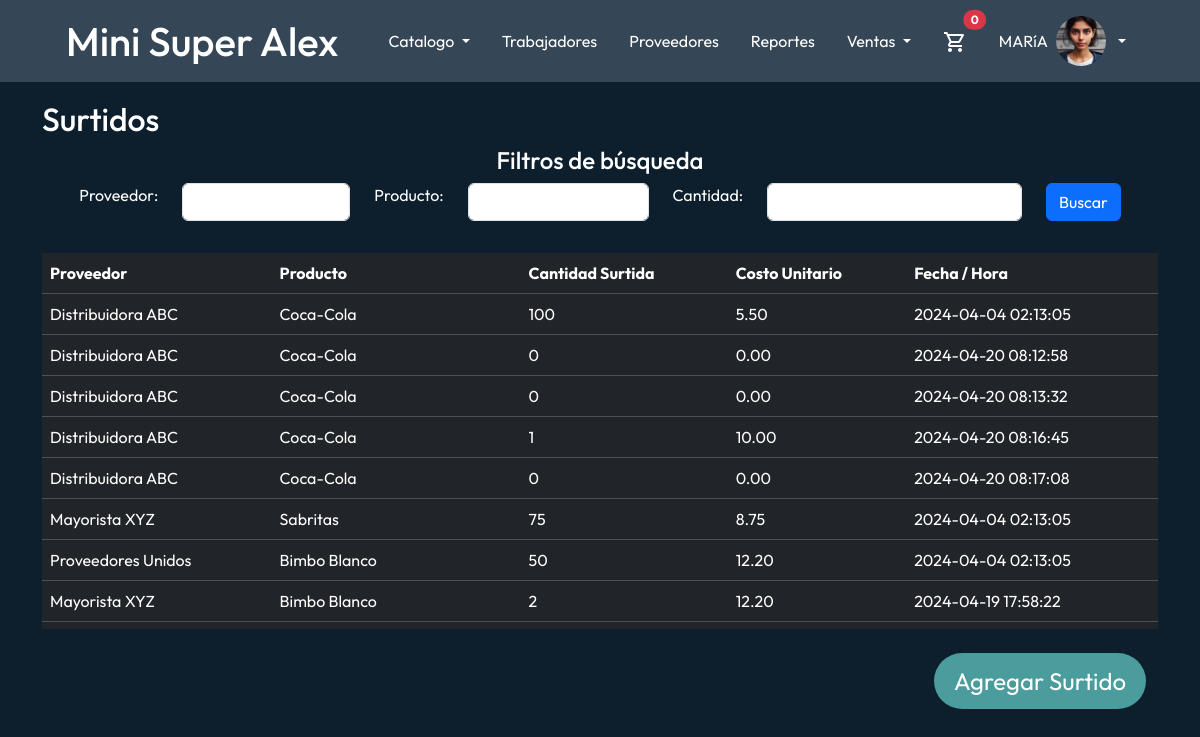
Screenshot of /Views/SurtidosView.php (signed in) with the database file from the repository.
### tables this page shows
CREATE TABLE `msa_surtidos` (
  `Fecha` datetime NOT NULL,
  `Cantidad_surtida` int NOT NULL,
  `Costo_unitario` decimal(4,2) NOT NULL,
  `MSA_PDO_ID` int NOT NULL,
  `MSA_PVR_ID` int NOT NULL
);

CREATE TABLE `msa_proveedores` (
  `ID` int NOT NULL,
  `Nombre` varchar(50) NOT NULL,
  `Telefono` varchar(12) NOT NULL,
  `Lapso_surte` varchar(20) NOT NULL
);

CREATE TABLE `msa_productos` (
  `ID` int NOT NULL,
  `Nombre_producto` varchar(50) NOT NULL,
  `Tipo` varchar(30) NOT NULL,
  `Cantidad_disponible` int NOT NULL DEFAULT '0',
  `Presentacion` varchar(50) NOT NULL,
  `Contenido` varchar(20) NOT NULL,
  `Marca` varchar(30) NOT NULL,
  `Fecha_caducidad` datetime DEFAULT CURRENT_TIMESTAMP,
  `Imagen` varchar(200) DEFAULT NULL
);

### Repository/queries.php (called while the page is built, shortened)
<?php
$db = new Repository\Connection();
$connection = $db->connect();
function getSurtidos($proveedor, $producto, $cantidad){
    global $connection;
    $sql = "SELECT pdo.Nombre_producto Producto, pvr.Nombre Proveedor, s.Cantidad_surtida Cantidad_surtida, s.Costo_unitario Costo_unitario, s.fecha as Fecha_Hora
            FROM msa_productos pdo JOIN msa_surtidos s ON (pdo.ID = s.MSA_PDO_ID) JOIN msa_proveedores pvr ON (pvr.ID = s.MSA_PVR_ID)";
    $isset_proveedor = $proveedor != "";
    $isset_producto = $producto != "";
    $isset_cantidad = $cantidad != "";
    $result = $connection->query($sql);
    $surtidos = [];
    if ($result->num_rows > 0) {
        while ($row = $result->fetch_assoc()) {
            $surtidos[] = $row;
        }
    }
    return json_encode($surtidos);
}
function getNombresProveedores(){
    global $connection;
    $query = "SELECT ID, Nombre FROM msa_proveedores";
    $result = $connection->query($query);
    $proveedores = [];
    if ($result->num_rows > 0) {
        while ($row = $result->fetch_assoc()) {
            $proveedores[] = $row;
        }
    }
    return json_encode($proveedores);
}
function getNombresProductos(){
    global $connection;
    $query = "SELECT ID, Nombre_producto FROM msa_productos";
    $result = $connection->query($query);
    $productos = [];
    if ($result->num_rows > 0) {
        while ($row = $result->fetch_assoc()) {
            $productos[] = $row;
        }
    }
    return json_encode($productos);
}

### Views/SurtidosView.php (the view, shortened to what this page needs)
<!DOCTYPE html>
<html lang="en">
<head>
    <?php
    include '../Libraries/linkStyles.php';
    ?>
    <link rel="stylesheet" href="../Css/style.css">
</head>
<body>
<?php
include_once "../Libraries/header.php";
include_once "../Repository/queries.php";
?>
<div class="container" style="margin-top: 100px">
    <h2 class="text-white">Surtidos</h2>
    <div class="container-info text-center">
        <h4 class="text-white">Filtros de búsqueda</h4>
        <form class="form-inline" action="SurtidosView.php" method="POST">
            <div class="row justify-content-center">
                <div class="col-auto">
                    <label for="inputProducto">Proveedor: </label>
                </div>
                <div class="col-auto">
                    <select class="form-control mb-2 mr-sm-2" id="inputProveedor" name="inputProveedor">
                        <option value=""></option>
                        <?php
                        $proveedores = getNombresProveedores();
                        $proveedores = json_decode($proveedores);
                        foreach ($proveedores as $proveedor) {
                            echo '<option value="' . $proveedor->Nombre . '">' . $proveedor->Nombre. '</option>';
                        }
                        ?>
                    </select>
                </div>
                <div class="col-auto">
                    <label for="inputProducto">Producto: </label>
                </div>
                <div class="col-auto">
                    <select class="form-control mb-2 mr-sm-2" id="inputProducto" name="inputProducto">
                        <option value=""></option>
                        <?php
                        $productos = getNombresProductos();
                        $productos = json_decode($productos);
                        foreach ($productos as $producto) {
                            echo '<option value="' . $producto->Nombre_producto . '">' . $producto->Nombre_producto . '</option>';
                        }
                        ?>
                    </select>
                </div>
                <div class="col-auto">
                    <label for="inputCantidad">Cantidad: </label>
                </div>
                <div class="col-auto">
                    <input type="number" class="form-control mb-2 mr-sm-2" id="inputCantidad" name="cantidad" size="7">
                </div>
                <div class="col-auto">
                    <input type="submit" class="btn btn-primary" value="Buscar">
                </div>
            </div>
        </form>
    </div>
    <div class="container-info mb-4">
        <div style="height: 400px; overflow-y: auto;">
            <?php
            if(isset($_POST['inputProveedor'])){
                $proveedor = $_POST['inputProveedor'];
            } else {
                $proveedor = null;
            }
            if(isset($_POST['inputProducto'])){
                $producto = $_POST['inputProducto'];
            } else {
                $producto = null;
            }
            if(isset($_POST['cantidad'])){
                $cantidad = $_POST['cantidad'];
            } else {
                $cantidad = null;
            }
            $surtidos = getSurtidos($proveedor, $producto, $cantidad);
            $surtidos = json_decode($surtidos);
            if (count($surtidos) > 0) {
                echo '<table class="table table-dark table-striped  table-hover mt-4 mx-auto">';
                echo '<thead>';
                echo '<tr>';
                echo '<th>Proveedor</th>';
                echo '<th>Producto</th>';
                echo '<th>Cantidad Surtida</th>';
                echo '<th>Costo Unitario</th>';
                echo '<th>Fecha / Hora</th>';
                foreach($surtidos as $surtido){
                    echo '<tr>';
                    echo '<td>'. htmlspecialchars($surtido->Proveedor) . '</td>';
                    echo '<td>'. htmlspecialchars($surtido->Producto) . '</td>';
                    echo '<td>'. htmlspecialchars($surtido->Cantidad_surtida) . '</td>';
                    echo '<td>'. htmlspecialchars($surtido->Costo_unitario) . '</td>';
                    echo '<td>'. htmlspecialchars($surtido->Fecha_Hora) . '</td>';
                    echo '</tr>';
                }
                echo '</table>';
            }else{
                echo '<div class = "alert-warning bg-dark" role="alert">
                        No hay productos registrados
                        </div>';
            }
            ?>
        </div>
    </div>
    <div class="container-fluid d-flex justify-content-end mr-0">
        <a href="SurtidosForm.php" class="buttonMSA">Agregar Surtido</a>
    </div>
</body>
</html>

### Libraries/linkStyles.php (shortened to what this page needs)
<?php
echo '<link href="https://cdn.jsdelivr.net/npm/bootstrap@5.3.3/dist/css/bootstrap.min.css" rel="stylesheet">';
echo '<link rel="stylesheet" href="../Css/style.css">';

### Libraries/header.php (shortened to what this page needs)
<?php
function generateNavMenu($role)
{
    $navMenu = '
    <nav class="navbar navbar-expand-lg navbar-light fixed-top" style="background-color: #354656">
        <div class="container">
            <a href="../Views/home.php" class="navbar-brand d-flex align-items-center mx-3 text-decoration-none">
                <h1 class="text-white m-0 ms-2">Mini Super Alex</h1>
            </a>
            <ul class="navbar-nav ms-auto mx-3 align-items-center">
                <li class="nav-item dropdown mx-2">
                    <a class="nav-link dropdown-toggle" href="#" role="button" data-bs-toggle="dropdown" aria-expanded="false">
                        Catalogo
                    </a>
                    <ul class="dropdown-menu">
                        <li><a class="dropdown-item" href="../Views/ProductosView.php">Productos</a></li>
                        <li><a class="dropdown-item" href="../Views/SurtidosView.php">Surtidos</a></li>
                        <li><a class="dropdown-item" href="../Views/ServiciosView.php">Servicios</a></li>
                    </ul>
                </li>
    ';
    if ($role === ROLE_ADMIN) {
        $navMenu .= '
                <li class="nav-item mx-2"><a class="nav-link" href="../Views/TrabajadoresView.php">Trabajadores</a></li>
                <li class="nav-item mx-2"><a class="nav-link" href="../Views/ProveedoresView.php">Proveedores</a></li>
                <li class="nav-item mx-2"><a class="nav-link" href="../Views/ReportesView.php">Reportes</a></li>
                <li class="nav-item dropdown mx-2">
                    <a class="nav-link dropdown-toggle" href="#" role="button" data-bs-toggle="dropdown" aria-expanded="false">
                        Ventas
                    </a>
                    <ul class="dropdown-menu">
                        <li><a class="dropdown-item" href="../Views/VentasProductosView.php">Productos</a></li>
                        <li><a class="dropdown-item" href="../Views/VentasServiciosView.php">Servicios</a></li>
                    </ul>
                </li>
        ';
    }
    $navMenu .= '
                <li class="nav-item mx-2">
                    <a class="nav-link position-relative" href="../Views/VentaView.php">
                        <img src="../assets/Images/cart.svg" alt="Carrito">
                        <span class="position-absolute top-0 start-100 translate-middle badge rounded-pill bg-danger" id="cart-count">0</span>
                    </a>
                </li>
                </li>
                <li class="nav-item dropdown mx-2">
                    <a class="nav-link dropdown-toggle p-2 user-info" href="#" role="button" data-bs-toggle="dropdown" aria-expanded="false">
                        ' . htmlspecialchars($_SESSION['user']) . '
                        <img src="../' . htmlspecialchars($_SESSION['pic']) . '" alt="avatar" style="width:50px;" class="rounded-pill">
                    </a>
                    <ul class="dropdown-menu">
                        <li><a class="dropdown-item" href="../Controllers/logoutController.php">Cerrar sesión</a></li>
                    </ul>
                </li>
            </ul>
        </div>
    </nav>
    ';
    return $navMenu;
}
$role = $_SESSION['role'];
if ($role === ROLE_ADMIN) {
    echo generateNavMenu(ROLE_ADMIN);
} else if ($role === ROLE_WORKER) {
    echo generateNavMenu(ROLE_WORKER);
}

### Css/style.css (style rules this page uses)
* { font-family: "Outfit", sans-serif; font-optical-sizing: auto; font-style: normal; }
.buttonMSA { background-color: #4a9d9c; color: #ffffff; border: none; border-radius: 30px; padding: 10px 20px; text-align: center; text-decoration: none; display: inline-block; font-size: 24px; cursor: pointer; }
body { background-color: #0d1f2d; }
div { color: white; }
.navbar .navbar-nav .nav-link { color: #fff; }
.user-info { display: flex; align-items: center; gap: 0.5rem; }

### rows the page displays
msa_surtidos: MSA_PVR_ID.Nombre "Distribuidora ABC", MSA_PDO_ID.Nombre_producto "Coca-Cola", Cantidad_surtida "100", Costo_unitario "5.50", Fecha "2024-04-04 02:13:05"
msa_surtidos: MSA_PVR_ID.Nombre "Distribuidora ABC", MSA_PDO_ID.Nombre_producto "Coca-Cola", Cantidad_surtida "0", Costo_unitario "0.00", Fecha "2024-04-20 08:12:58"
msa_surtidos: MSA_PVR_ID.Nombre "Distribuidora ABC", MSA_PDO_ID.Nombre_producto "Coca-Cola", Cantidad_surtida "0", Costo_unitario "0.00", Fecha "2024-04-20 08:13:32"
msa_surtidos: MSA_PVR_ID.Nombre "Distribuidora ABC", MSA_PDO_ID.Nombre_producto "Coca-Cola", Cantidad_surtida "1", Costo_unitario "10.00", Fecha "2024-04-20 08:16:45"
msa_surtidos: MSA_PVR_ID.Nombre "Distribuidora ABC", MSA_PDO_ID.Nombre_producto "Coca-Cola", Cantidad_surtida "0", Costo_unitario "0.00", Fecha "2024-04-20 08:17:08"
msa_surtidos: MSA_PVR_ID.Nombre "Mayorista XYZ", MSA_PDO_ID.Nombre_producto "Sabritas", Cantidad_surtida "75", Costo_unitario "8.75", Fecha "2024-04-04 02:13:05"
msa_surtidos: MSA_PVR_ID.Nombre "Proveedores Unidos", MSA_PDO_ID.Nombre_producto "Bimbo Blanco", Cantidad_surtida "50", Costo_unitario "12.20", Fecha "2024-04-04 02:13:05"
msa_surtidos: MSA_PVR_ID.Nombre "Mayorista XYZ", MSA_PDO_ID.Nombre_producto "Bimbo Blanco", Cantidad_surtida "2", Costo_unitario "12.20", Fecha "2024-04-19 17:58:22"

### other values shown
$_SESSION['user'] "MARíA"
